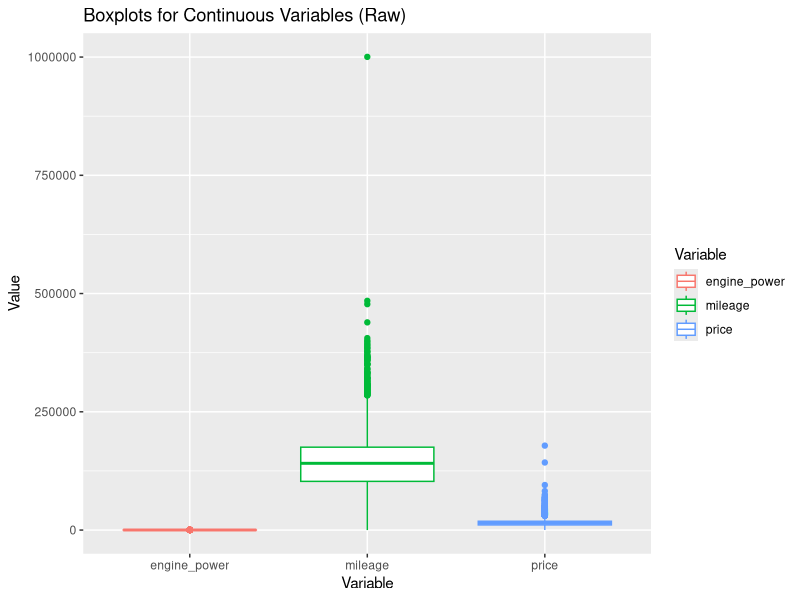
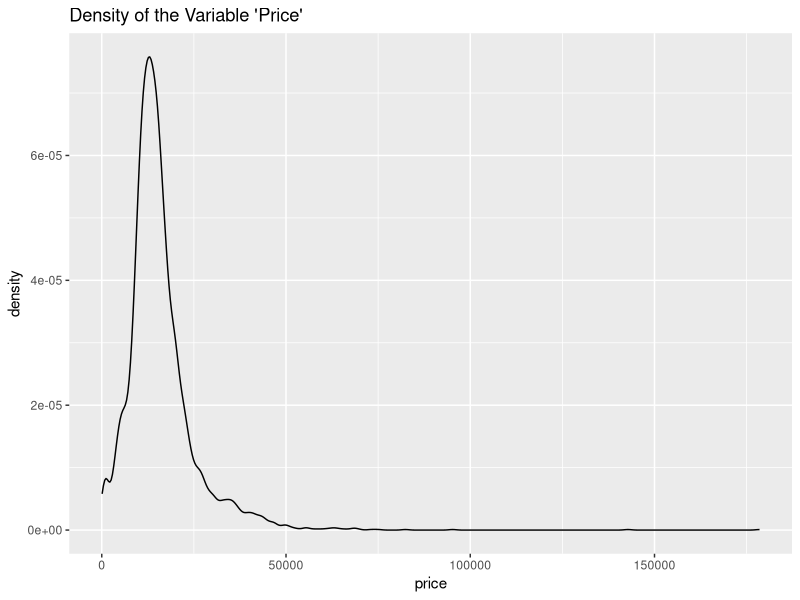
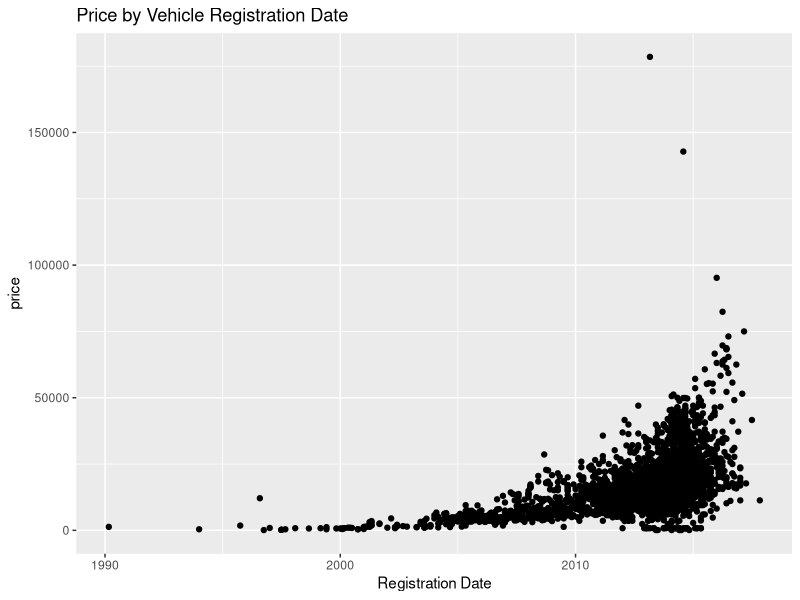
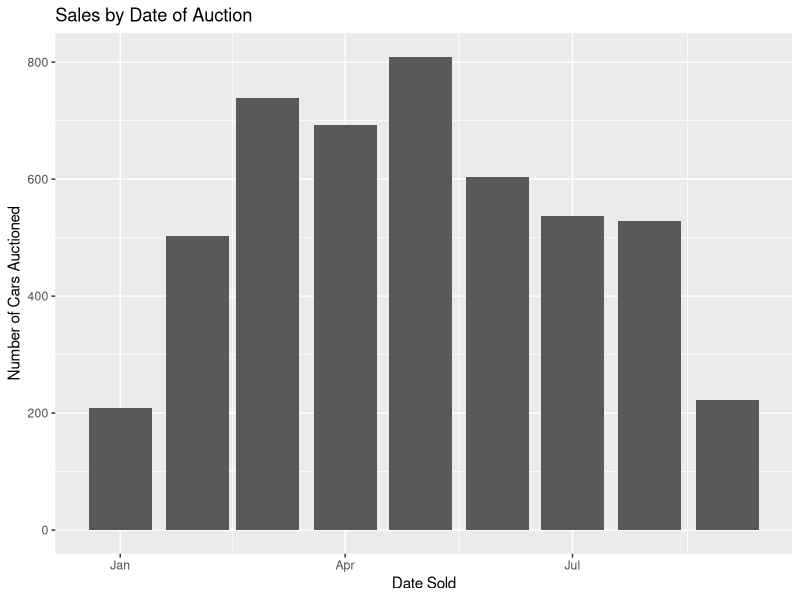
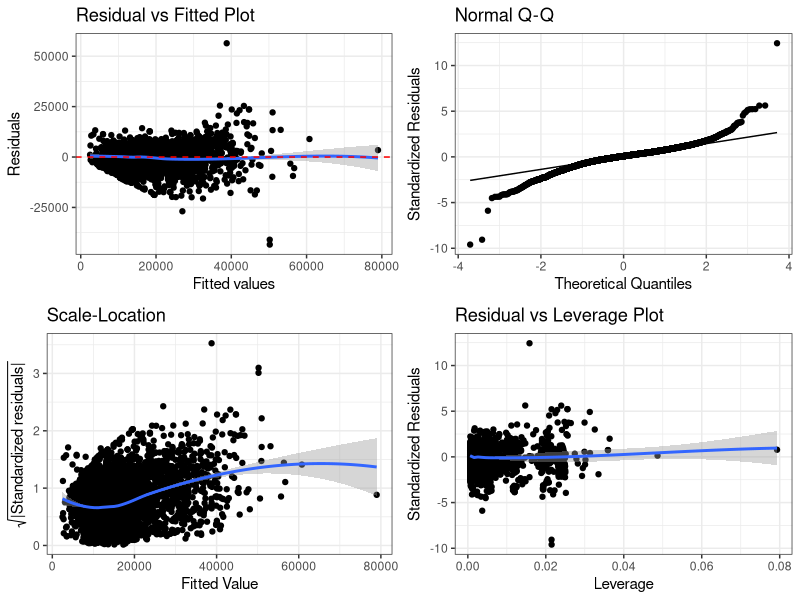

Here is the R script that generated these plots, in order:
## ---- chunk 1
knitr::opts_chunk$set(
  echo = TRUE,    # Show the R code in the final output.
  fig.pos = "!h"  # Suggests to position figures "here" in the output.
)
## ---- chunk 2
mylibrary <- c("tidyverse", "cowplot", "GGally", "MASS", "ggplot2", "glmnet", "data.table", "car")
invisible(lapply(mylibrary, library, character.only = TRUE))
### load the data
dat_bmw <- read.csv("BMWpricing_updated.csv")
## ---- chunk 3
par(mfrow=c(2,2))
dat_bmw[,c("price", "mileage", "engine_power")]|>
  pivot_longer(everything(), values_to = "Value", names_to = "Variable") |>
  ggplot() + geom_boxplot(aes(x=Variable, y=Value, color=Variable)) +
  labs(title = "Boxplots for Continuous Variables (Raw)")

dat_bmw|>
  ggplot() + geom_density(aes(x=price)) +
  labs(title = "Density of the Variable 'Price'")

dat_bmw|>
  ggplot(aes(x = as.Date(registration_date, format = "%m/%d/%Y"), y = price)) +
  geom_point() + 
  labs(title = "Price by Vehicle Registration Date") +
  xlab("Registration Date")

dat_bmw|>
  ggplot(aes(x = as.Date(sold_at, format = "%m/%d/%Y"))) +
  geom_bar() + 
  labs(title = "Sales by Date of Auction") +
  xlab("Date Sold") +
  ylab("Number of Cars Auctioned")
  
## ---- chunk 4
dat_bmw_clean <- dat_bmw|>
  filter(mileage < 500000 & mileage > 0)|>
  filter(price < 100000)|>
  filter(engine_power != 0)
  
head(dat_bmw_clean)
## ---- chunk 5
### Create Model series variable
dat_bmw_clean <- dat_bmw_clean %>%
  mutate(model_series = case_when(
    grepl("^1", model_key) ~ "1_Series",
    grepl("^2", model_key) ~ "2_Series",
    grepl("^3", model_key) ~ "3_Series",
    grepl("^4", model_key) ~ "4_Series",
    grepl("^5", model_key) ~ "5_Series",
    grepl("^7", model_key) ~ "7_Series",
    grepl("^M|M$", model_key) ~ "M_Power",
    model_key %in% c("X1") ~ "X1",
    model_key %in% c("X3") ~ "X3",
    model_key %in% c("X5") ~ "X5",
    model_key %in% c("X6") ~ "X6",
    TRUE ~ "Other"
  ))
## ---- chunk 6
train_index = which(dat_bmw_clean$obs_type == "Training")
test_index = which(dat_bmw_clean$obs_type == "Validation")
dat_bmw_train = dat_bmw_clean[train_index,]
dat_bmw_test = dat_bmw_clean[test_index,]
## ---- chunk 7
### Function to create diagnostic plots
diagPlot<-function(model){
    p1<-ggplot(model, aes(.fitted, .resid))+geom_point()
    p1<-p1+stat_smooth(method="loess")+geom_hline(yintercept=0, col="red", linetype="dashed")
    p1<-p1+xlab("Fitted values")+ylab("Residuals")
    p1<-p1+ggtitle("Residual vs Fitted Plot")+theme_bw()
    
    p2 <- ggplot(model, aes(sample = .stdresid)) +
      stat_qq() +
      stat_qq_line() +
      xlab("Theoretical Quantiles") +
      ylab("Standardized Residuals") +
      ggtitle("Normal Q-Q") +
      theme_bw()
    
    p3<-ggplot(model, aes(.fitted, sqrt(abs(.stdresid))))+geom_point(na.rm=TRUE)
    p3<-p3+stat_smooth(method="loess", na.rm = TRUE)+xlab("Fitted Value")
    p3<-p3+ylab(expression(sqrt("|Standardized residuals|")))
    p3<-p3+ggtitle("Scale-Location")+theme_bw()
    
    p5<-ggplot(model, aes(.hat, .stdresid))+geom_point(na.rm=TRUE)
    p5<-p5+stat_smooth(method="loess", na.rm=TRUE)
    p5<-p5+xlab("Leverage")+ylab("Standardized Residuals")
    p5<-p5+ggtitle("Residual vs Leverage Plot")
    p5<-p5+scale_size_continuous("Cook's Distance", range=c(1,5))
    p5<-p5+theme_bw()+theme(legend.position="bottom")
    
    #return(list(rvfPlot=p1, qqPlot=p2, sclLocPlot=p3, rvlevPlot=p5))
    plot_grid(p1, p2, p3, p5, align = "h")
}
## ---- chunk 8
Full_model3 <- lm(price ~ mileage + engine_power + model_series + I(mileage^(1/2)) + mileage:engine_power, data = dat_bmw_clean)
summary(Full_model3)

diagPlot(Full_model3)
